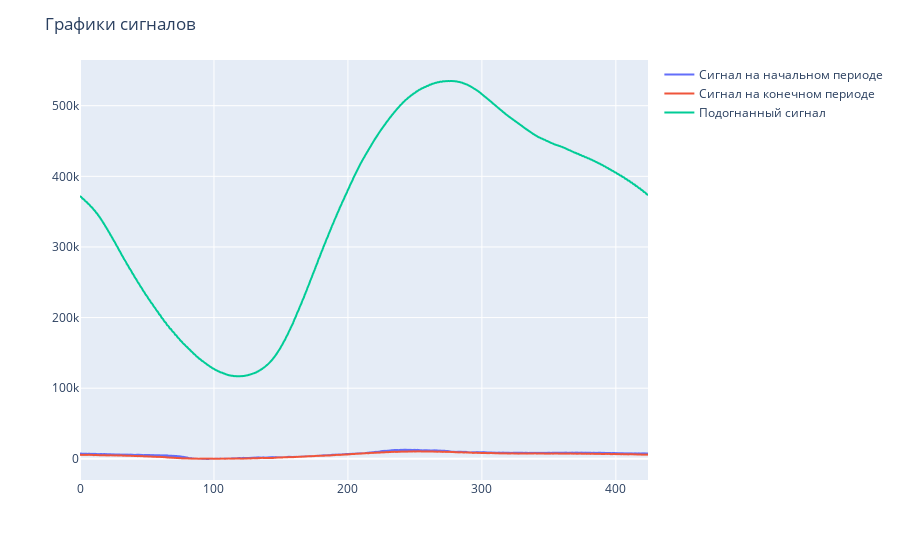

Write notebook code for a chart like this one.
### Code cell
plot_df = pd.DataFrame({'Сигнал на начальном периоде': first_period_signal, 'Сигнал на конечном периоде': last_period_signal, 'Подогнанный сигнал': fitted_signal})

fig = px.line(plot_df)\
    .update_layout(title='Графики сигналов', xaxis_title=None, yaxis_title=None, legend_title=None)

fig.show()

### Figure 1 — Plotly figure (JSON) as saved in the notebook; plotly's stock layout.template omitted (floating-point values rounded to 4 significant figures; data arrays with more than 128 entries replaced by an {"elided": "..."} marker saying what was removed)
{"data": [{"hovertemplate": "variable=Сигнал на начальном периоде<br>index=%{x}<br>value=%{y}<extra></extra>", "legendgroup": "Сигнал на начальном периоде", "line": {"color": "#636efa", "dash": "solid"}, "marker": {"symbol": "circle"}, "mode": "lines", "name": "Сигнал на начальном периоде", "showlegend": true, "type": "scattergl", "x": {"elided": "425 int values"}, "xaxis": "x", "y": {"elided": "425 float values"}, "yaxis": "y"}, {"hovertemplate": "variable=Сигнал на конечном периоде<br>index=%{x}<br>value=%{y}<extra></extra>", "legendgroup": "Сигнал на конечном периоде", "line": {"color": "#EF553B", "dash": "solid"}, "marker": {"symbol": "circle"}, "mode": "lines", "name": "Сигнал на конечном периоде", "showlegend": true, "type": "scattergl", "x": {"elided": "425 int values"}, "xaxis": "x", "y": {"elided": "425 float values"}, "yaxis": "y"}, {"hovertemplate": "variable=Подогнанный сигнал<br>index=%{x}<br>value=%{y}<extra></extra>", "legendgroup": "Подогнанный сигнал", "line": {"color": "#00cc96", "dash": "solid"}, "marker": {"symbol": "circle"}, "mode": "lines", "name": "Подогнанный сигнал", "showlegend": true, "type": "scattergl", "x": {"elided": "425 int values"}, "xaxis": "x", "y": {"elided": "425 float values"}, "yaxis": "y"}], "layout": {"legend": {"title": {}, "tracegroupgap": 0}, "margin": {"t": 60}, "title": {"text": "Графики сигналов"}, "xaxis": {"anchor": "y", "domain": [0, 1], "title": {}}, "yaxis": {"anchor": "x", "domain": [0, 1], "title": {}}}}
